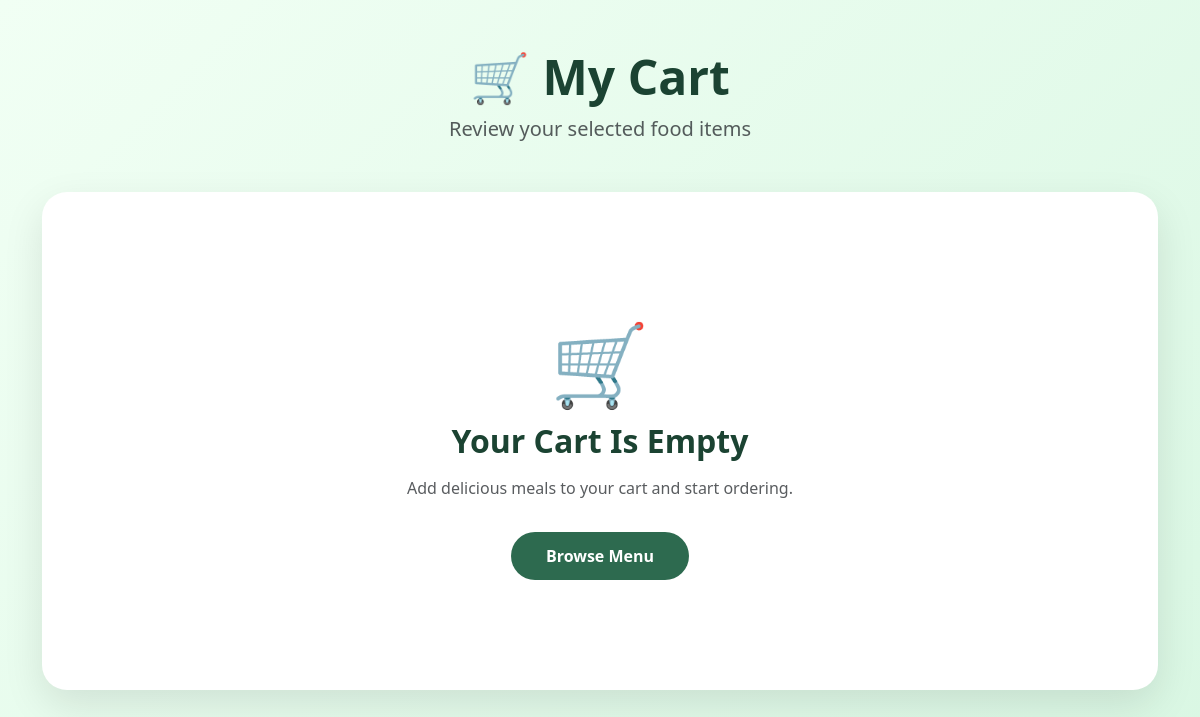
Before: /cart/ with the older database file.
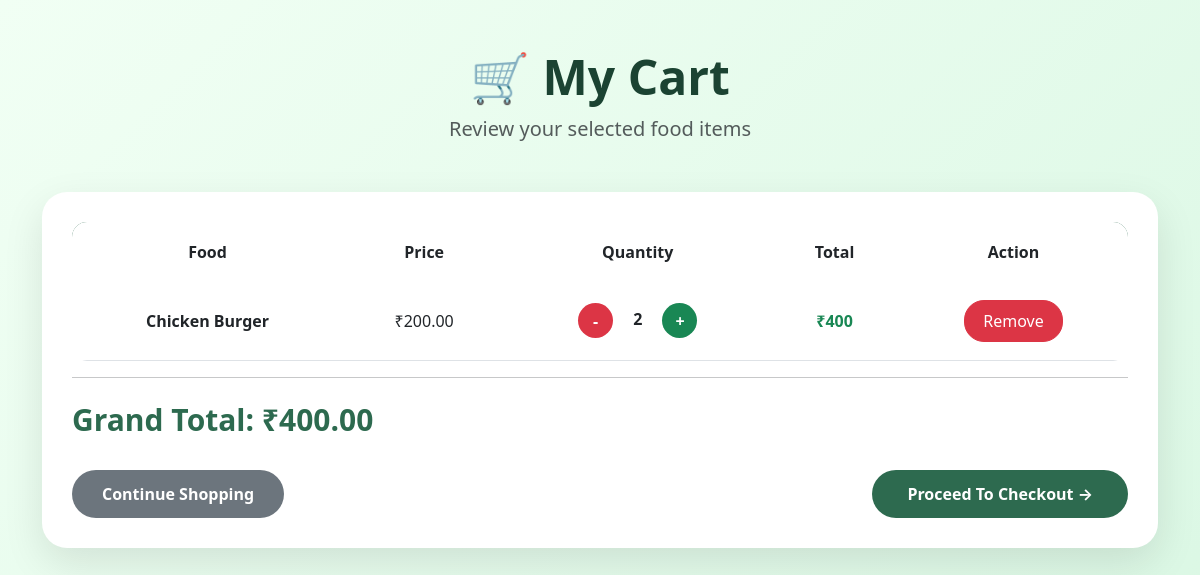
After: the same page with the newer database file.
### orders/models.py (models this page shows, shortened)
class Cart(models.Model):
    food = models.ForeignKey(Food, on_delete=models.CASCADE)
    quantity = models.PositiveIntegerField(default=1)

### menu/models.py (models this page shows, shortened)
class Food(models.Model):
    CATEGORY_CHOICES = [
        ('Breakfast', 'Breakfast'),
        ('Lunch', 'Lunch'),
        ('Dinner', 'Dinner'),
    ]
    name = models.CharField(max_length=100)
    category = models.CharField(max_length=20, choices=CATEGORY_CHOICES)
    price = models.DecimalField(max_digits=8, decimal_places=2)
    description = models.TextField()
    image = models.ImageField(upload_to='foods/')
    available = models.BooleanField(default=True)

### orders/views.py (the view)
# urls.py: path('cart/', cart_view, name='cart'),
def cart_view(request):
    cart_items = Cart.objects.all()
    total = 0
    for item in cart_items:
        total += item.food.price * item.quantity
    return render(request, 'cart.html', {
        'cart_items': cart_items,
        'total': total
    })

### templates/cart.html (shortened to what this page needs)
<!DOCTYPE html>
<html>
<head>
    <link href="https://cdn.jsdelivr.net/npm/bootstrap@5.3.0/dist/css/bootstrap.min.css" rel="stylesheet">
</head>
<body>
<div class="container py-5">
    <div class="text-center mb-5">
        <h1 class="page-title">🛒 My Cart</h1>
        <p class="text-muted fs-5">
            Review your selected food items
        </p>
    </div>
    <div class="cart-card">
        {% if cart_items %}
        <table class="table text-center align-middle">
            <thead>
                <tr>
                    <th>Food</th>
                    <th>Price</th>
                    <th>Quantity</th>
                    <th>Total</th>
                    <th>Action</th>
                </tr>
            </thead>
            <tbody>
            {% for item in cart_items %}
                <tr>
                    <td>
                        <strong>{{ item.food.name }}</strong>
                    </td>
                    <td>
                        ₹{{ item.food.price }}
                    </td>
                    <td>
                        <a href="{% url 'decrease_quantity' item.id %}"
                           class="btn qty-btn minus-btn">
                            -
                        </a>
                        <span class="mx-3 fw-bold">
                            {{ item.quantity }}
                        </span>
                        <a href="{% url 'increase_quantity' item.id %}"
                           class="btn qty-btn plus-btn">
                            +
                        </a>
                    </td>
                    <td class="fw-bold text-success">
                        ₹{% widthratio item.food.price 1 item.quantity %}
                    </td>
                    <td>
                        <a href="{% url 'remove_cart_item' item.id %}"
                           class="btn btn-danger remove-btn">
                            Remove
                        </a>
                    </td>
                </tr>
            {% endfor %}
            </tbody>
        </table>
        <hr>
        <div class="d-flex justify-content-between align-items-center mt-4">
            <h2 class="grand-total">
                Grand Total: ₹{{ total }}
            </h2>
        </div>
        <div class="d-flex justify-content-between mt-4">
            <a href="{% url 'menu' %}"
               class="btn shopping-btn">
                Continue Shopping
            </a>
            <a href="{% url 'checkout' %}"
               class="btn checkout-btn">
                Proceed To Checkout →
            </a>
        </div>
        {% else %}
        <div class="empty-cart">
            <div class="empty-icon">
                🛒
            </div>
            <h2>Your Cart Is Empty</h2>
            <p class="text-muted mt-3">
                Add delicious meals to your cart and start ordering.
            </p>
            <a href="{% url 'menu' %}"
               class="btn checkout-btn mt-3">
                Browse Menu
            </a>
        </div>
        {% endif %}
    </div>
</div>
</body>
</html>

### templates/cart.html (style rules this page uses)
body { background: linear-gradient(135deg,#f1fff4,#d9f7e3); min-height:100vh; }
.cart-card { background:white; border-radius:25px; padding:30px; box-shadow:0 15px 40px rgba(0,0,0,0.10); }
.page-title { font-size:48px; font-weight:800; color:#1b4332; }
.table { overflow:hidden; border-radius:15px; }
.table thead { background:#2d6a4f; color:white; }
.table th { border:none; padding:18px; }
.table td { vertical-align:middle; padding:18px; }
.qty-btn { width:35px; height:35px; border:none; border-radius:50%; font-weight:bold; color:white; }
.minus-btn { background:#dc3545; }
.plus-btn { background:#198754; }
.remove-btn { border-radius:20px; padding:8px 18px; }
.grand-total { font-size:30px; font-weight:800; color:#2d6a4f; }
.shopping-btn { background:#6c757d; color:white; border:none; border-radius:30px; padding:12px 30px; font-weight:700; }
.checkout-btn { background:#2d6a4f; color:white; border:none; border-radius:30px; padding:12px 35px; font-weight:700; }

Changed rows visible on the page:
added Cart: food.name "Chicken Burger", food.price "200.00", quantity "2", food+quantity "400"
Other visible differences:
{{ total }}: (not shown) → "400.00"
text no longer shown: "🛒 Your Cart Is Empty Add delicious meals to your cart and start ordering. Browse Menu"
text now shown: "Food Price Quantity Total Action Grand Total: ₹ Continue Shopping Proceed To Checkout →"
